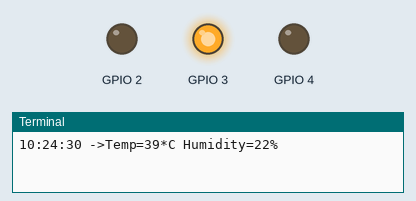
The program below on a simulated Raspberry Pi (BCM pin numbers). Shown: output pins drawn as LEDs (lit = HIGH), the last lines printed to the terminal. The clock reads 2024-03-15 10:24:30 at power-on unless the program sets it; random numbers come from a fixed seed.

Above: at 0.1 s.
At 8.1 s:
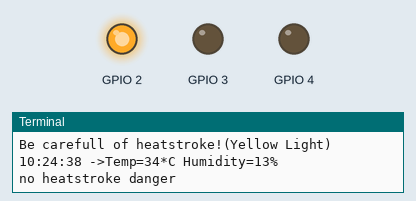
At 35.1 s:
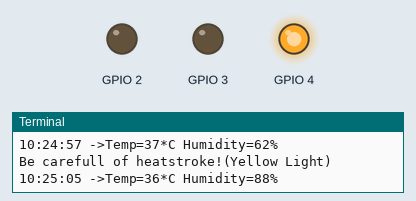
At 37.6 s:
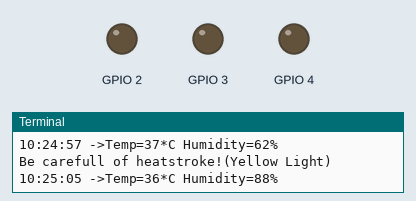
Timing chart, 0 to 39.1 s (numbered marks = the images above):
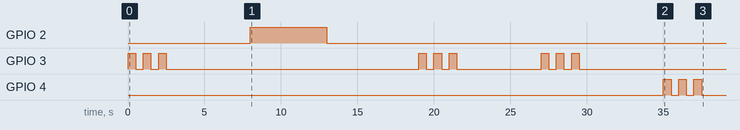

The program:

hw4_Temp_Humi.py
```python
import Adafruit_DHT
import time
import random
import hw2_LED

sensor = Adafruit_DHT.DHT11
GPIO = 14

while True:
    hw2_LED.Setup(2,"OUT")
    hw2_LED.Setup(3,"OUT")
    hw2_LED.Setup(4,"OUT")
    currentTime = time.strftime("%H:%M:%S")

    #humidity, temperature = Adafruit_DHT.read_retry(sensor, GPIO)
    humidity, temperature = random.randint(5,100), random.randint(30,40)

    if humidity is not None and temperature is not None:
        print(currentTime, '->Temp={0}*C Humidity={1}%'.format(temperature, humidity))

        if((temperature > 38 and humidity > 30) or (temperature > 31 and humidity > 80)):
            hw2_LED.Flashing(4,3)
            print("Be carefull of heatstroke!(Red Light)")
        elif(temperature > 34):
            hw2_LED.Flashing(3,3)
            print("Be carefull of heatstroke!(Yellow Light)")
        else:
            hw2_LED.TurnOnLED(2)
            print("no heatstroke danger")
            time.sleep(5)
            hw2_LED.TurnOffLED(2)
            time.sleep(1)
    else:
        print('Failed to get reading. Try again!')
    time.sleep(5)
```

hw2_LED.py
```python
import RPi.GPIO as GPIO
import time

def Setup(GPIOnum, OUT_IN):
    GPIO.setmode(GPIO.BCM) #BOARD or BCM #GPIO -> BCM

    if OUT_IN == "OUT":
        GPIO.setup(GPIOnum, GPIO.OUT)
    else:
        GPIO.setup(GPIOnum, GPIO.IN)

def TurnOnLED(GPIOnum):
    GPIO.output(GPIOnum, True) #GPIOnum position power supply

def TurnOffLED(GPIOnum):
    GPIO.output(GPIOnum, False)

def GetGPIOStatus(GPIOnum):
    GPIO_State = GPIO.input(GPIOnum)
    return GPIO_State

def Flashing(GPIOnum, times):
    Setup(GPIOnum, "OUT")
    for i in range(0, times):
        TurnOnLED(GPIOnum)
        time.sleep(0.5)
        TurnOffLED(GPIOnum)
        time.sleep(0.5)


if __name__ == "__main__":
    try:
        #Setup(2, "IN")
        #print("The status of the GPIO10{0} is {1}".format(2,GetGPIOStatus(2)))
        Setup(2, "OUT")
        Setup(3, "OUT")
        Setup(4, "OUT")
        while True:
            TurnOnLED(2)
            time.sleep(1)
            TurnOffLED(2)
            time.sleep(1)
            for i in range(0, 5):
                TurnOnLED(3)
                time.sleep(0.2)
                TurnOffLED(3)
                time.sleep(0.5)
            TurnOnLED(4)
            time.sleep(2)
            TurnOffLED(4)
            time.sleep(1)
    except KeyboardInterrupt:
            GPIO.cleanup()
            
```

Measured:
- by itself, GPIO 2: LOW → HIGH at 8.0 s, → LOW 5.0 s later
- by itself, GPIO 3: LOW → HIGH at 0.00 s, → LOW 0.50 s later, → HIGH 0.50 s later, → LOW 0.50 s later, … (18 changes in this stretch)
- by itself, GPIO 4: LOW → HIGH at 35.0 s, → LOW 0.50 s later, → HIGH 0.50 s later, → LOW 0.50 s later, … (6 changes in this stretch)
